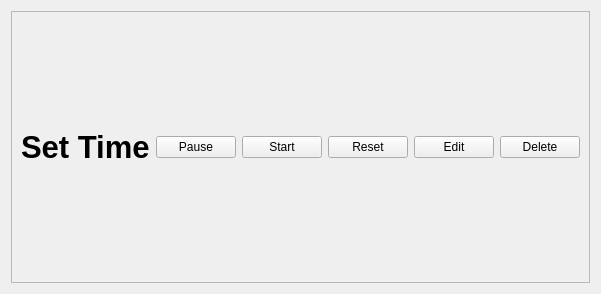
<?xml version="1.0" encoding="UTF-8"?>
<ui version="4.0">
 <class>Timer</class>
 <widget class="QWidget" name="Timer">
  <property name="geometry">
   <rect>
    <x>0</x>
    <y>0</y>
    <width>593</width>
    <height>294</height>
   </rect>
  </property>
  <property name="windowTitle">
   <string>Form</string>
  </property>
  <layout class="QHBoxLayout" name="horizontalLayout">
   <item>
    <widget class="QFrame" name="frame">
     <property name="frameShape">
      <enum>QFrame::StyledPanel</enum>
     </property>
     <property name="frameShadow">
      <enum>QFrame::Raised</enum>
     </property>
     <layout class="QHBoxLayout" name="horizontalLayout_2">
      <item>
       <widget class="QLabel" name="time">
        <property name="font">
         <font>
          <pointsize>23</pointsize>
          <weight>75</weight>
          <bold>true</bold>
         </font>
        </property>
        <property name="text">
         <string>Set Time</string>
        </property>
       </widget>
      </item>
      <item>
       <widget class="QPushButton" name="pauseButton">
        <property name="text">
         <string>Pause</string>
        </property>
       </widget>
      </item>
      <item>
       <widget class="QPushButton" name="startButton">
        <property name="text">
         <string>Start</string>
        </property>
       </widget>
      </item>
      <item>
       <widget class="QPushButton" name="resetButton">
        <property name="text">
         <string>Reset</string>
        </property>
       </widget>
      </item>
      <item>
       <widget class="QPushButton" name="editButton">
        <property name="text">
         <string>Edit</string>
        </property>
       </widget>
      </item>
      <item>
       <widget class="QPushButton" name="deleteButton">
        <property name="text">
         <string>Delete</string>
        </property>
       </widget>
      </item>
     </layout>
    </widget>
   </item>
  </layout>
 </widget>
 <resources/>
 <connections/>
</ui>
